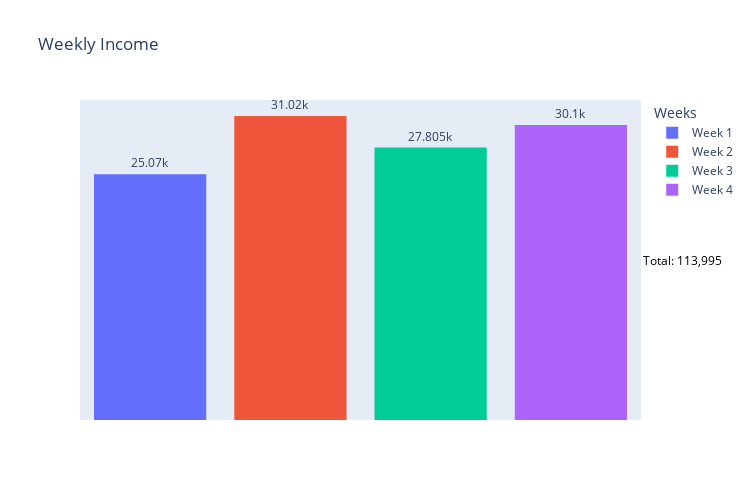

The notebook cell saved with this chart:
### Code cell
import plotly.express as px

df = pd.DataFrame({
'Weeks': pd.Series(['Week 1', 'Week 2', 'Week 3', 'Week 4']),
'Income': pd.Series([25070,31020,27805,30100])
})
fig = px.histogram(df, x='Weeks', y='Income', height=500, width=750, text_auto='6s', title='Weekly Income', color='Weeks')
fig.update_traces(textposition='outside')
fig.update_layout(yaxis={'visible': False, 'showticklabels': False},xaxis={'visible': False, 'showticklabels': False})
# add annotation
fig.add_annotation(dict(font=dict(color='black',size=12),
                                        x=1,
                                        y=1-0.5,
                                        showarrow=False,
                                        text="Total: "+ "{:,}".format(df['Income'].sum()),
                                        textangle=0,
                                        xanchor='left',
                                        xref="paper",
                                        yref="paper"))
fig.show()

### Figure 1 — Plotly figure (JSON) as saved in the notebook; plotly's stock layout.template omitted (floating-point values rounded to 4 significant figures)
{"data": [{"alignmentgroup": "True", "bingroup": "x", "histfunc": "sum", "hovertemplate": "Weeks=%{x}<br>sum of Income=%{y}<extra></extra>", "legendgroup": "Week 1", "marker": {"color": "#636efa", "pattern": {"shape": ""}}, "name": "Week 1", "offsetgroup": "Week 1", "orientation": "v", "showlegend": true, "textposition": "outside", "texttemplate": "%{value:6s}", "type": "histogram", "x": ["Week 1"], "xaxis": "x", "y": [25070], "yaxis": "y"}, {"alignmentgroup": "True", "bingroup": "x", "histfunc": "sum", "hovertemplate": "Weeks=%{x}<br>sum of Income=%{y}<extra></extra>", "legendgroup": "Week 2", "marker": {"color": "#EF553B", "pattern": {"shape": ""}}, "name": "Week 2", "offsetgroup": "Week 2", "orientation": "v", "showlegend": true, "textposition": "outside", "texttemplate": "%{value:6s}", "type": "histogram", "x": ["Week 2"], "xaxis": "x", "y": [31020], "yaxis": "y"}, {"alignmentgroup": "True", "bingroup": "x", "histfunc": "sum", "hovertemplate": "Weeks=%{x}<br>sum of Income=%{y}<extra></extra>", "legendgroup": "Week 3", "marker": {"color": "#00cc96", "pattern": {"shape": ""}}, "name": "Week 3", "offsetgroup": "Week 3", "orientation": "v", "showlegend": true, "textposition": "outside", "texttemplate": "%{value:6s}", "type": "histogram", "x": ["Week 3"], "xaxis": "x", "y": [27805], "yaxis": "y"}, {"alignmentgroup": "True", "bingroup": "x", "histfunc": "sum", "hovertemplate": "Weeks=%{x}<br>sum of Income=%{y}<extra></extra>", "legendgroup": "Week 4", "marker": {"color": "#ab63fa", "pattern": {"shape": ""}}, "name": "Week 4", "offsetgroup": "Week 4", "orientation": "v", "showlegend": true, "textposition": "outside", "texttemplate": "%{value:6s}", "type": "histogram", "x": ["Week 4"], "xaxis": "x", "y": [30100], "yaxis": "y"}], "layout": {"annotations": [{"font": {"color": "black", "size": 12}, "showarrow": false, "text": "Total: 113,995", "textangle": 0, "x": 1, "xanchor": "left", "xref": "paper", "y": 0.5, "yref": "paper"}], "barmode": "relative", "height": 500, "legend": {"title": {"text": "Weeks"}, "tracegroupgap": 0}, "title": {"text": "Weekly Income"}, "width": 750, "xaxis": {"anchor": "y", "autorange": true, "categoryarray": ["Week 1", "Week 2", "Week 3", "Week 4"], "categoryorder": "array", "domain": [0, 1], "range": [-0.5, 3.5], "showticklabels": false, "title": {"text": "Weeks"}, "type": "category", "visible": false}, "yaxis": {"anchor": "x", "autorange": true, "domain": [0, 1], "range": [0, 32650.0], "showticklabels": false, "title": {"text": "sum of Income"}, "type": "linear", "visible": false}}}
